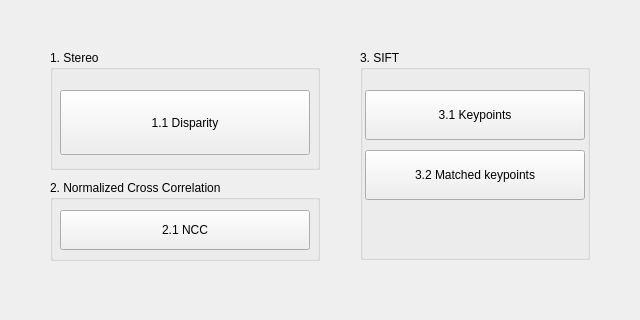
<?xml version="1.0" encoding="UTF-8"?>
<ui version="4.0">
 <class>Form</class>
 <widget class="QWidget" name="Form">
  <property name="geometry">
   <rect>
    <x>0</x>
    <y>0</y>
    <width>640</width>
    <height>320</height>
   </rect>
  </property>
  <property name="windowTitle">
   <string>Cv2019_Hw2</string>
  </property>
  <widget class="QGroupBox" name="groupBox">
   <property name="geometry">
    <rect>
     <x>50</x>
     <y>50</y>
     <width>270</width>
     <height>120</height>
    </rect>
   </property>
   <property name="title">
    <string>1. Stereo</string>
   </property>
   <widget class="QPushButton" name="pushButton">
    <property name="geometry">
     <rect>
      <x>10</x>
      <y>40</y>
      <width>250</width>
      <height>65</height>
     </rect>
    </property>
    <property name="text">
     <string>1.1 Disparity</string>
    </property>
   </widget>
  </widget>
  <widget class="QGroupBox" name="groupBox_2">
   <property name="geometry">
    <rect>
     <x>50</x>
     <y>180</y>
     <width>270</width>
     <height>81</height>
    </rect>
   </property>
   <property name="title">
    <string>2. Normalized Cross Correlation</string>
   </property>
   <widget class="QPushButton" name="pushButton_2">
    <property name="geometry">
     <rect>
      <x>10</x>
      <y>30</y>
      <width>250</width>
      <height>40</height>
     </rect>
    </property>
    <property name="text">
     <string>2.1 NCC</string>
    </property>
   </widget>
  </widget>
  <widget class="QGroupBox" name="groupBox_3">
   <property name="geometry">
    <rect>
     <x>360</x>
     <y>50</y>
     <width>230</width>
     <height>210</height>
    </rect>
   </property>
   <property name="title">
    <string>3. SIFT</string>
   </property>
   <widget class="QPushButton" name="pushButton_3">
    <property name="geometry">
     <rect>
      <x>5</x>
      <y>40</y>
      <width>220</width>
      <height>50</height>
     </rect>
    </property>
    <property name="text">
     <string>3.1 Keypoints</string>
    </property>
   </widget>
   <widget class="QPushButton" name="pushButton_4">
    <property name="geometry">
     <rect>
      <x>5</x>
      <y>100</y>
      <width>220</width>
      <height>50</height>
     </rect>
    </property>
    <property name="text">
     <string>3.2 Matched keypoints</string>
    </property>
   </widget>
  </widget>
 </widget>
 <resources/>
 <connections/>
</ui>
